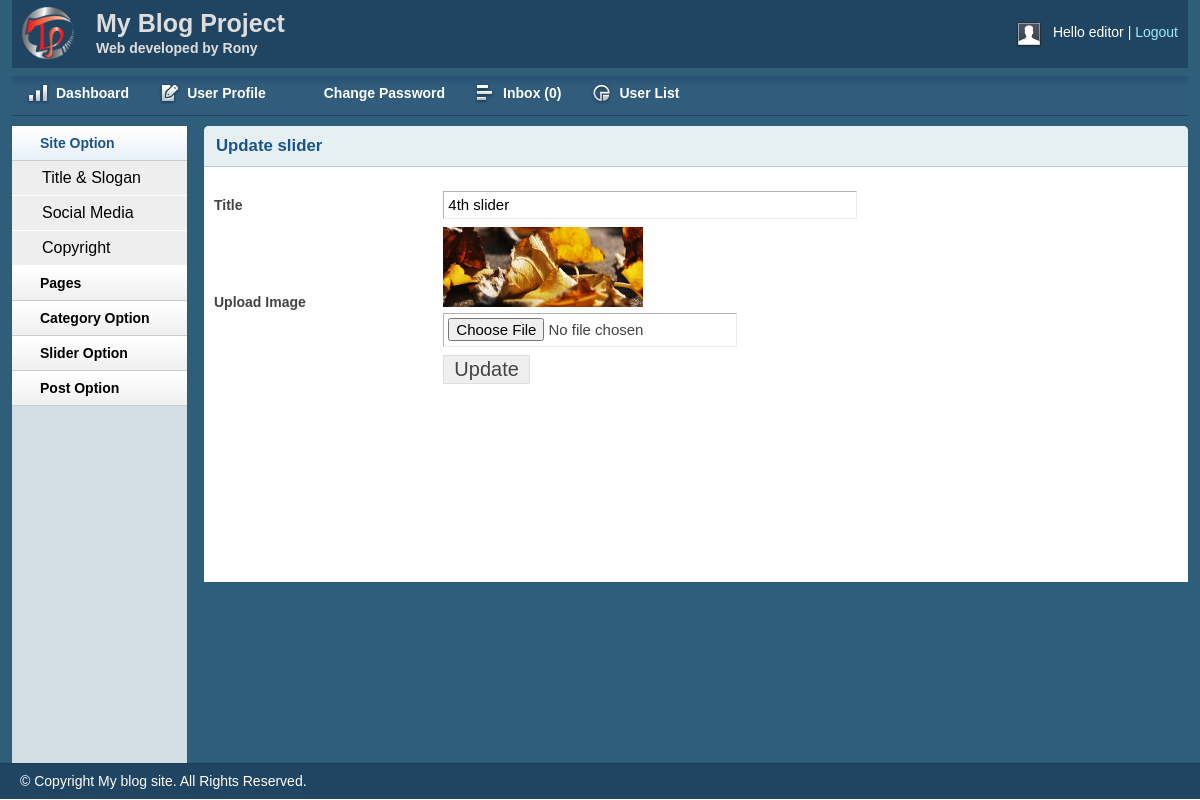
The app's page /admin/slideredit.php?sliderid=51 (signed in) with its own data.
### tables this page shows
CREATE TABLE `tbl_slider` (
  `id` int(11) NOT NULL,
  `title` varchar(255) NOT NULL,
  `image` varchar(255) NOT NULL
);

### lib/Database.php (called while the page is built, shortened)
<?php
Class Database{
 public $host   = DB_HOST;
 public $user   = DB_USER;
 public $pass   = DB_PASS;
 public $dbname = DB_NAME;
 public $link;
private function connectDB(){
 $this->link = new mysqli($this->host, $this->user, $this->pass, $this->dbname);
 }
public function select($query){
  $result = $this->link->query($query) or die($this->link->error.__LINE__);
  if($result->num_rows > 0){
    return $result;
  } else {
    return false;
  }
 }
}

### classes/Post.php (called while the page is built, shortened)
<?php
   $filepath = realpath(dirname(__FILE__));
    include_once ($filepath.'/../lib/Database.php');
?>
<?php
  class Post{
  	 private $db;
	 public function __construct(){
		$this->db=new Database();
	}
    public function GetSliderByID($sliderid){
    	$query ="SELECT * FROM tbl_slider where id='$sliderid' ";
    	$result= $this->db->select($query);
    	return $result;
    }
}
?>

### admin/slideredit.php (the view, shortened to what this page needs)
<?php include 'inc/header.php';?>
<?php include 'inc/sidebar.php';?>
<?php
  if(!isset($_GET['sliderid']) || $_GET['sliderid']== NULL) {
       echo "<script> window.location='sliderlist.php';</script>";
       }
       else{
        $sliderid =preg_replace('/[^-a-zA-Z0-9_]/', '', $_GET['sliderid']);
       }
 $pt =new Post();
?>
        <div class="grid_10">
            <div class="box round first grid">
                <h2>Update slider</h2>
                <div class="block">
                 <form action="" method="post" enctype="multipart/form-data">
                    <table class="form">
                    <?php
                    $GetSliderByID  = $pt->GetSliderByID($sliderid);
                    if($GetSliderByID ){
                      while ($result = $GetSliderByID->fetch_assoc()) {
                    ?>
                        <tr>
                            <td>
                                <label>Title</label>
                            </td>
                            <td>
                                <input type="text"  name="title" value="<?php echo $result['title'];?>" class="medium" />
                            </td>
                        </tr>
                        <tr>
                            <td>
                                <label>Upload Image</label>
                            </td>
                            <td>
                                <img src="<?php echo $result['image'];?>"  height="80px" width="200px"/><br/>
                                <input type="file" name="image" />
                            </td>
                        </tr>
						             <tr>
                            <td></td>
                            <td>
                                <input type="submit" name="submit" Value="Update" />
                            </td>
                        </tr>
                        <?php }}?>
                    </table>
                    </form>
                </div>
            </div>
        </div>
<?php include 'inc/footer.php';?>

### admin/css/text.css (style rules this page uses)
body { font: 13px/1.5 Tahoma, Helvetica, Arial, 'Liberation Sans', FreeSans, sans-serif; }
h2 { font-size: 23px; }
p, dl, hr, h1, h2, h3, h4, h5, h6, ol, ul, pre, table, address, fieldset { margin-bottom: 20px; }

### admin/css/grid.css (style rules this page uses)
.grid_1, .grid_2, .grid_3, .grid_4, .grid_5, .grid_6, .grid_7, .grid_8, .grid_9, .grid_10, .grid_11, .grid_12, .grid_13, .grid_14, .grid_15, .grid_16 { display: inline; float: left; margin-left: 1%; margin-right: 1%; }
.container_12 .grid_10 { width: 81.333%; }

### admin/css/layout.css (style rules this page uses)
body { background: #fff none repeat scroll 0 0; color: #444; font-size: 14px; padding: 0; }
h1, h2, h3, h4, h5, h6 { line-height:1.2em; margin-bottom:.3em; }
h2 { margin-top:1em; }
.box { background:#fff; margin-bottom:20px; padding:10px 10px 10px 10px; margin-left:-8px; }
.box.grid { padding-bottom:40px; }
.box.round { -moz-border-radius: 5px 5px 0px 0px; -webkit-border-radius: 5px 5px 0px 0px; border-radius: 5px 5px 0px 0px; }
.box h2 { font-size:1.2em; font-weight:bold; color:#1B548D; background:#E6F0F3; margin:-10px -10px 0 -10px; padding:10px 12px; border-bottom:1px solid #B3CBD6; -moz-border-radius: 5px 5px 0px 0px; -webkit-border-radius: 5px 5px 0px 0px; border-radius: 5px 5px 0px 0px; }
.box.first { min-height: 406px; }
.block { padding-top:20px; }
table.form { width:100%; }
table.form td { padding:4px 0px; }
table.form label { font-weight:bold; }
table.form input, table.form select { font-size: 15px; padding: 4px 4px 5px 4px; border-top: 1px solid #b3b3b3; border-left: 1px solid #b3b3b3; border-right: 1px solid #eaeaea; border-bottom: 1px solid #eaeaea; }
table.form input[type="submit"] { border: 1px solid #ddd; color: #444; cursor: pointer; font-size: 20px; padding: 2px 10px; }
input.medium { width: 55%; }
.block { padding-bottom:1px; }

### records on screen
tbl_slider: title "4th slider", image (picture)

### other values on screen
Session::get('adminUser') "editor"
